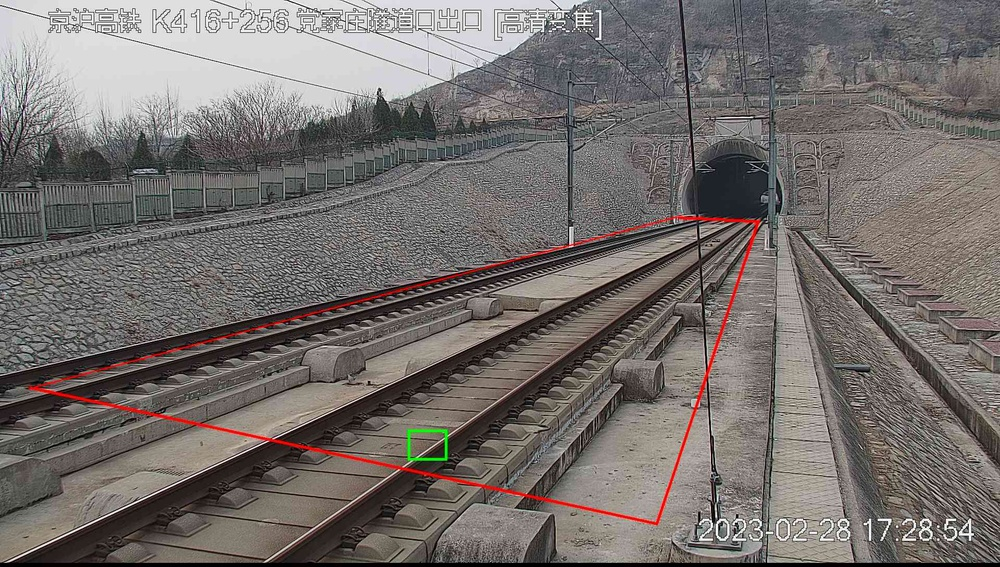
#> input picture alarm/1.jpg, 1000 x 567 px, shrunk from 1920 x 1088 before the run
$ python alarm.py
#> lines starting #> are read from the running program, lines starting #| are printed output that depends on the picture; after the words box and inside, x2 and y2 are one past the last pixel; in counts of white or black regions, pixels touching at a corner belong together
import cv2
import numpy as np
src = cv2.imread("./alarm/1.jpg")
#> src is the input picture: shape (567, 1000, 3); mean B, G, R 108.7, 111.4, 117.2
out_1 = './results/alarm/1.jpg'
out_2 = './results/alarm/2.jpg'
out_3 = './results/alarm/3.jpg'

import cv2
import numpy as np


if __name__ == "__main__":
    img = cv2.imread('./alarm/1.jpg')
    # [14 lines of commented-out code are left out]
    grid_RGB = cv2.cvtColor(img, cv2.COLOR_BGR2RGB)
    lower1 = np.array([150, 0, 0])
    upper1 = np.array([255, 100, 100])
    mask1 = cv2.inRange(grid_RGB, lower1, upper1)
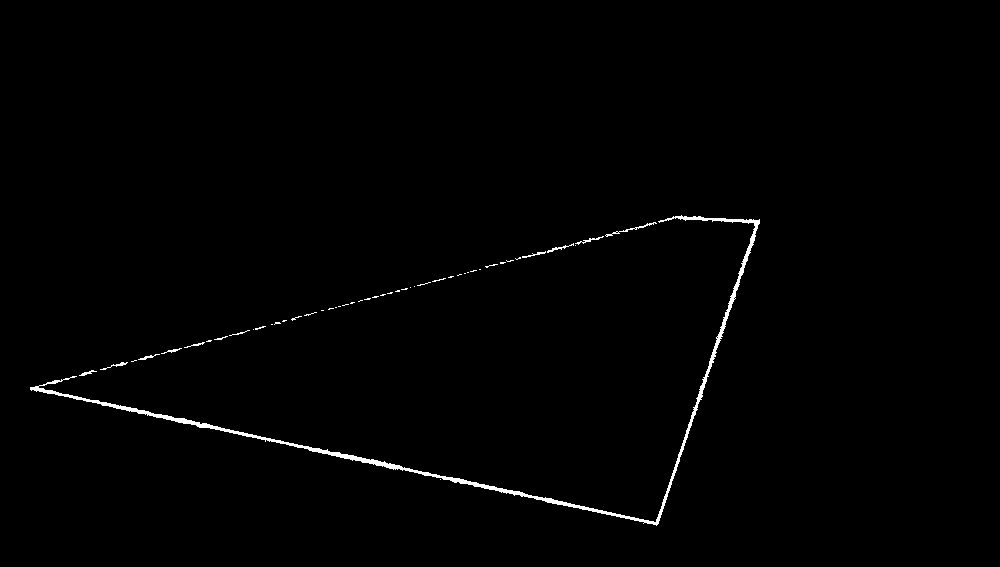
#> mask1: shape (567, 1000); 0.81% white; 50 white regions (38 under 20 px), largest, box (x1, y1, x2, y2) and area: (30, 215, 760, 526) 3813, (605, 222, 657, 237) 97, (575, 236, 604, 245) 57
    cv2.imwrite(out_1, mask1)

    lower2 = np.array([0,150,0])
    upper2 = np.array([100,255,100])
    mask2 = cv2.inRange(grid_RGB, lower2, upper2)
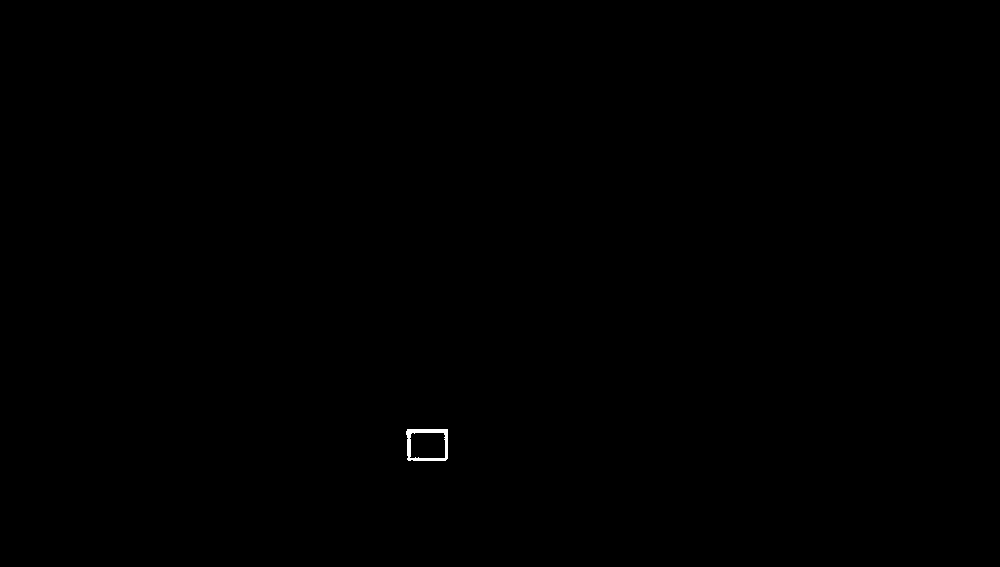
#> mask2: shape (567, 1000); 0.08% white; 1 white region, box (x1, y1, x2, y2) and area: (406, 429, 448, 461) 463
    cv2.imwrite(out_2, mask2)

    mask3 = cv2.bitwise_or(mask1, mask2)
#> mask3: shape (567, 1000); 0.89% white; 51 white regions (38 under 20 px), largest, box (x1, y1, x2, y2) and area: (30, 215, 760, 526) 3813, (406, 429, 448, 461) 463, (605, 222, 657, 237) 97
    cv2.imwrite(out_3, mask3)

    # [37 lines of commented-out code are left out]

$ run again, with alarm/10.jpg copied over alarm/1.jpg
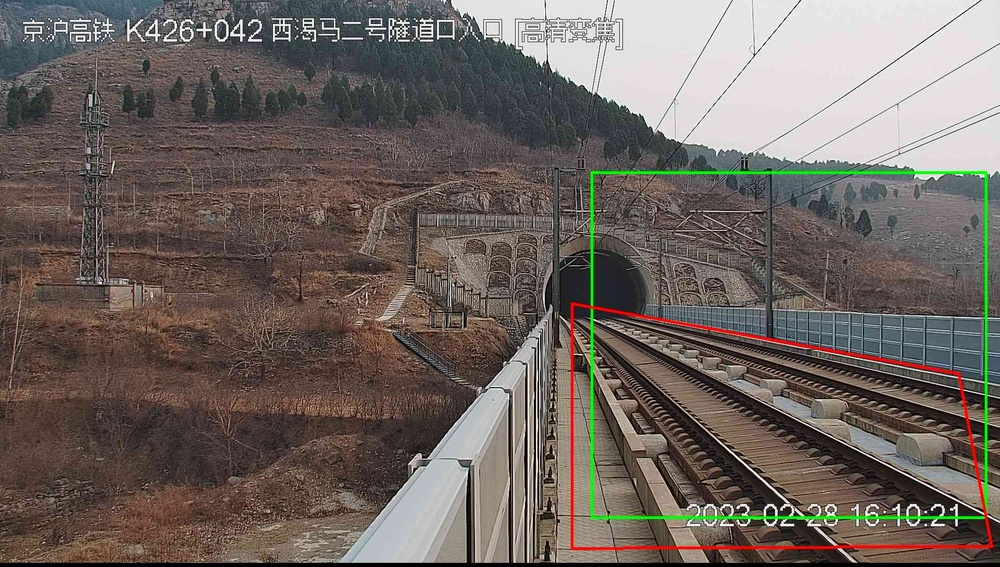
#> input picture alarm/10.jpg, 1000 x 567 px, shrunk from 1920 x 1088 before the run
#> src is the input picture: shape (567, 1000, 3); mean B, G, R 95.4, 101.3, 110.3
#> `mask1 = cv2.inRange(grid_RGB, lower1, upper1)`:
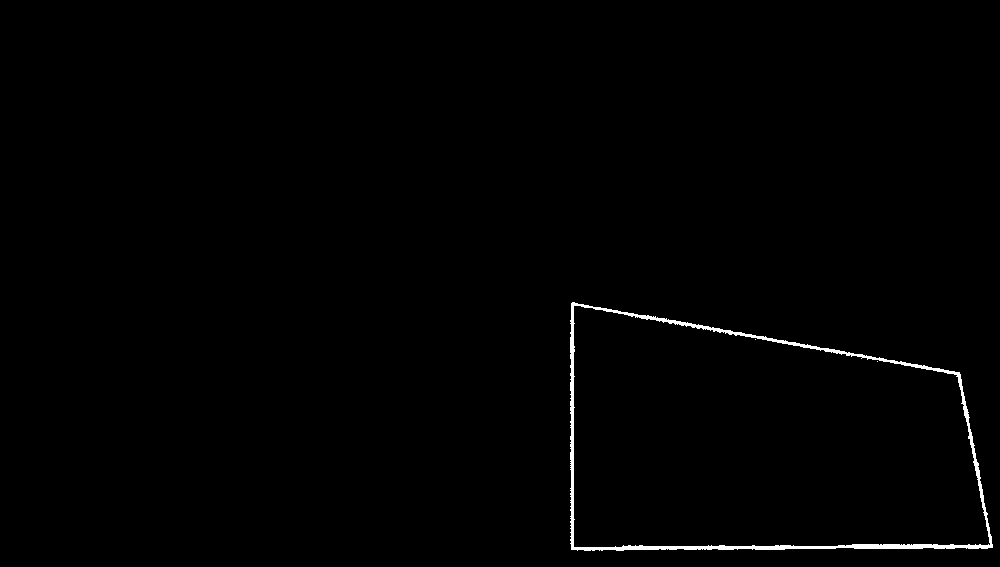
#> mask1: shape (567, 1000); 0.76% white; 3 white regions (2 under 20 px), largest, box (x1, y1, x2, y2) and area: (570, 302, 993, 551) 4293
#> mask2: shape (567, 1000); 0.86% white; 2 white regions, box (x1, y1, x2, y2) and area: (590, 170, 988, 508) 2793, (590, 310, 984, 520) 2079
#> `mask3 = cv2.bitwise_or(mask1, mask2)`:
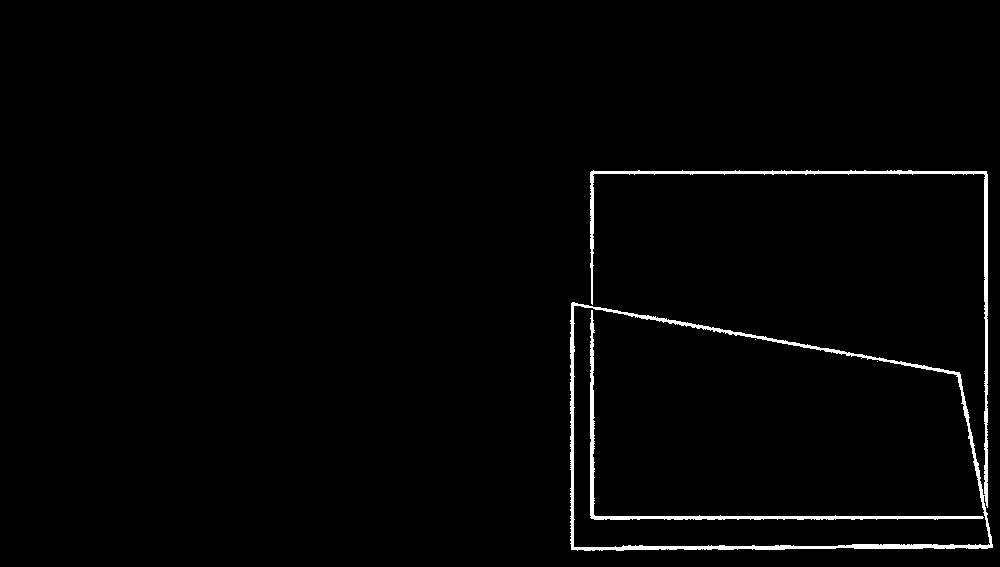
#> mask3: shape (567, 1000); 1.6% white; 4 white regions (2 under 20 px), largest, box (x1, y1, x2, y2) and area: (570, 170, 993, 551) 7086, (590, 310, 984, 520) 2079

$ run again, with alarm/4.jpg copied over alarm/1.jpg
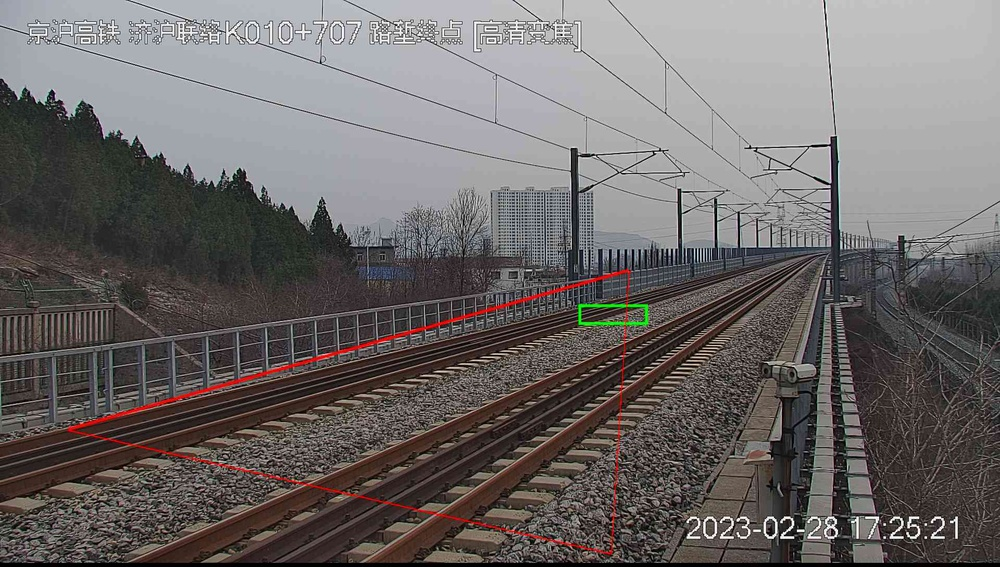
#> input picture alarm/4.jpg, 1000 x 567 px, shrunk from 1920 x 1088 before the run
#> src is the input picture: shape (567, 1000, 3); mean B, G, R 103.4, 104.3, 108.9
#> `mask1 = cv2.inRange(grid_RGB, lower1, upper1)`:
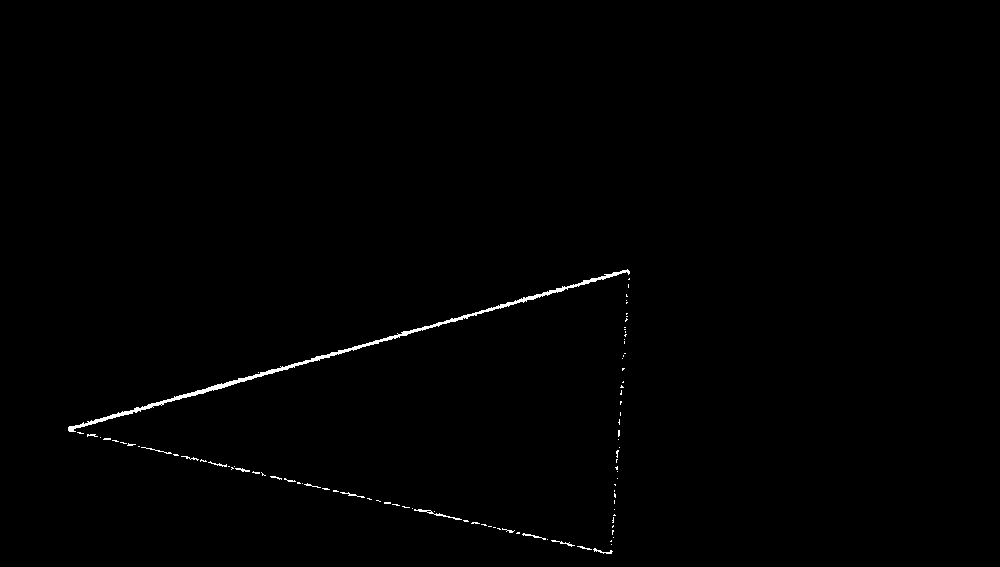
#> mask1: shape (567, 1000); 0.53% white; 94 white regions (78 under 20 px), largest, box (x1, y1, x2, y2) and area: (68, 269, 630, 432) 2054, (414, 509, 462, 520) 92, (522, 533, 546, 540) 43
#> mask2: shape (567, 1000); 0.09% white; 2 white regions, box (x1, y1, x2, y2) and area: (578, 304, 626, 326) 343, (626, 304, 649, 326) 189
#> `mask3 = cv2.bitwise_or(mask1, mask2)`:
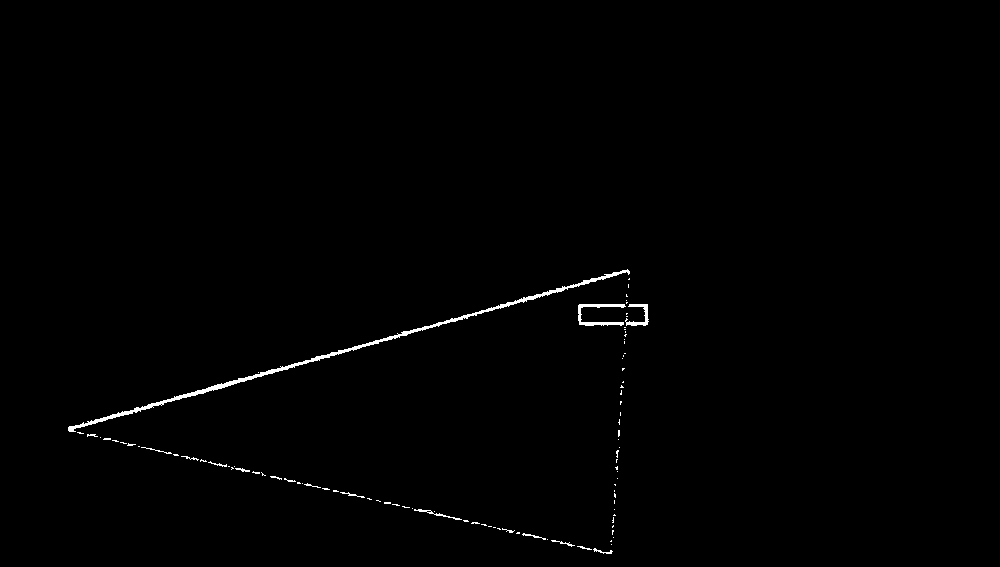
#> mask3: shape (567, 1000); 0.62% white; 95 white regions (77 under 20 px), largest, box (x1, y1, x2, y2) and area: (68, 269, 630, 432) 2054, (578, 304, 626, 326) 343, (625, 304, 649, 326) 195

$ run again, with alarm/5.jpg copied over alarm/1.jpg
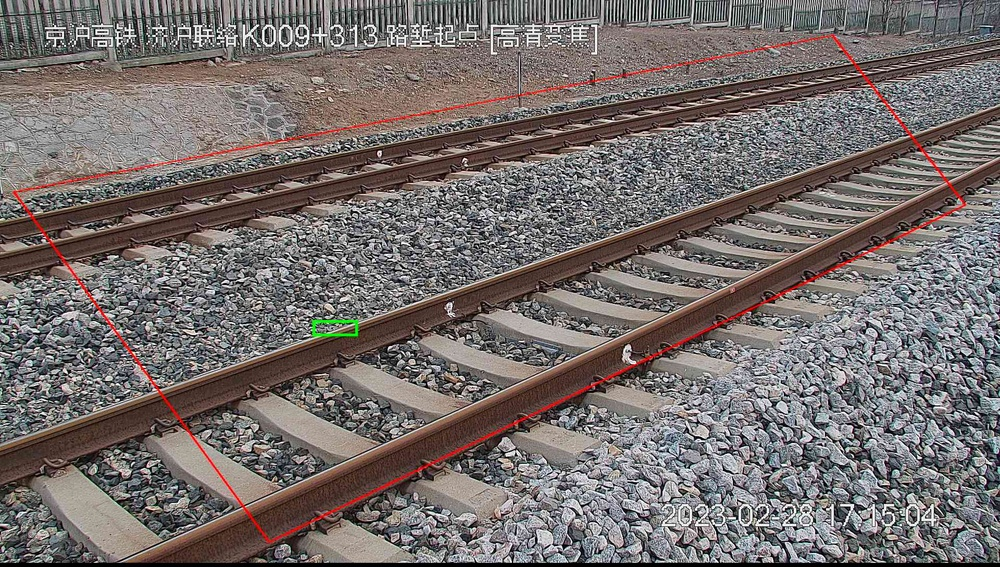
#> input picture alarm/5.jpg, 1000 x 567 px, shrunk from 1920 x 1088 before the run
#> src is the input picture: shape (567, 1000, 3); mean B, G, R 107.9, 109.6, 117.3
#> `mask1 = cv2.inRange(grid_RGB, lower1, upper1)`:
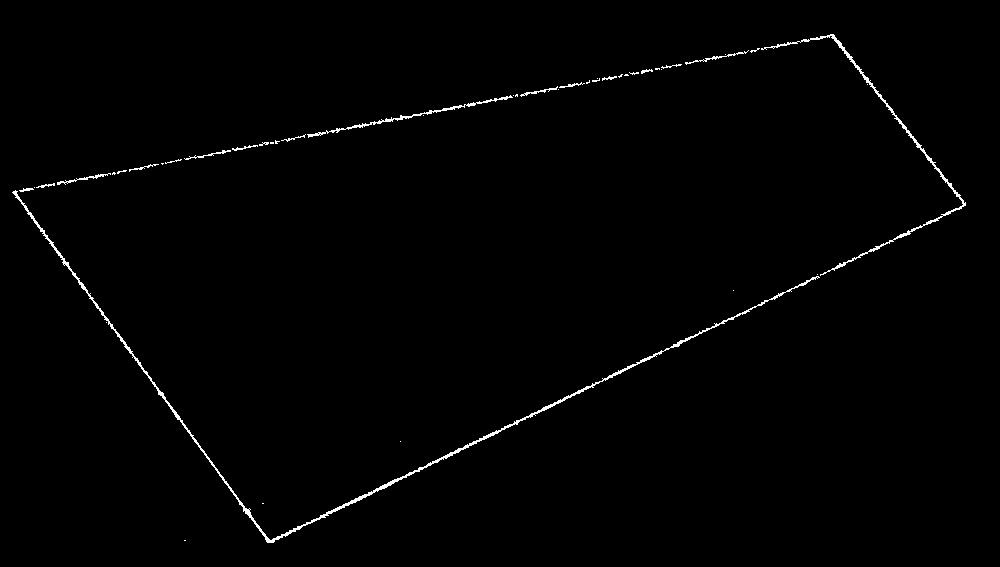
#> mask1: shape (567, 1000); 0.93% white in thin lines or dots, all inside (x1, y1, x2, y2) = (12, 34, 966, 543)
#> mask2: shape (567, 1000); 0.06% white; 1 white region, box (x1, y1, x2, y2) and area: (312, 319, 359, 337) 343
